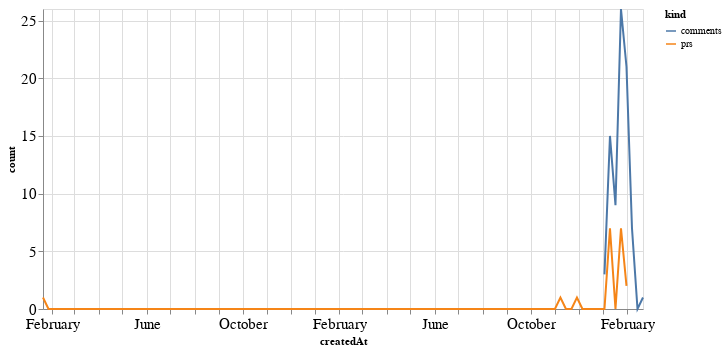

The code cell stored with this chart in its notebook:
### Code cell
alt.Chart(total_time, width=600).mark_line().encode(
    x='createdAt',
    y='count',
    color='kind'
)

### Figure 1 — Vega-Lite specification as saved in the notebook (floating-point values rounded to 4 significant figures; data arrays with more than 128 entries replaced by an {"elided": "..."} marker saying what was removed)
{"config": {"axisLeft": {"labelFontSize": 15}, "axisBottom": {"labelFontSize": 15}}, "data": {"name": "data-ba98d82a3033097d282b0b7f006ccacc"}, "mark": "line", "encoding": {"color": {"type": "nominal", "field": "kind"}, "x": {"type": "temporal", "field": "createdAt"}, "y": {"type": "quantitative", "field": "count"}}, "width": 600, "$schema": "https://vega.github.io/schema/vega-lite/v4.8.1.json", "datasets": {"data-ba98d82a3033097d282b0b7f006ccacc": {"elided": "220 records"}}}
